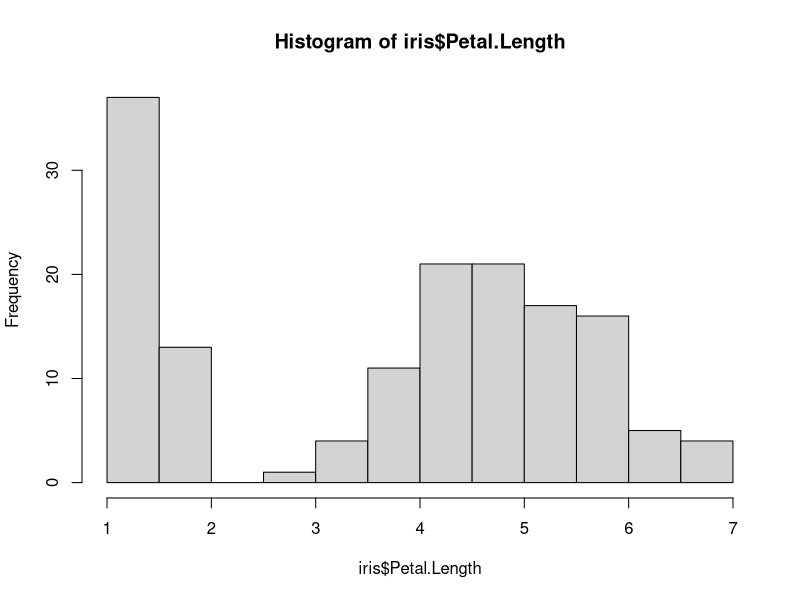
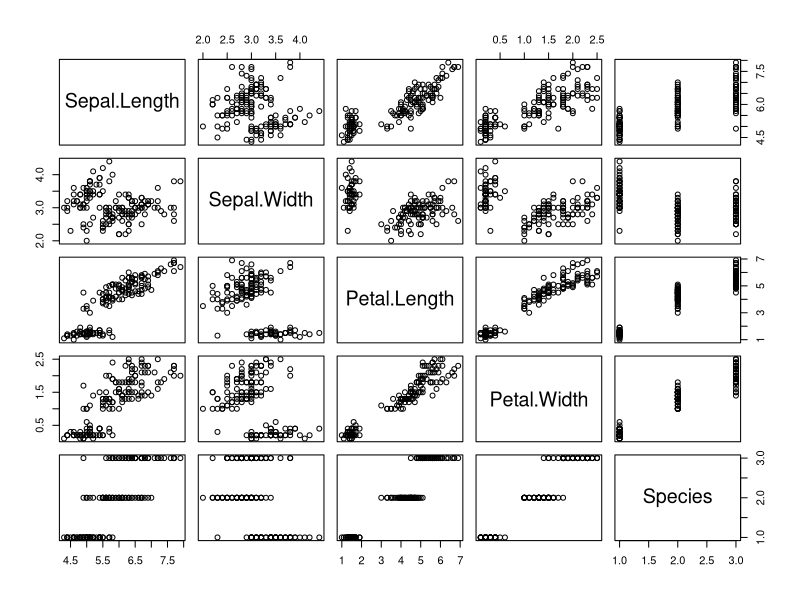

Generate these figures, in order, with R:
## ---- chunk 1
knitr::opts_chunk$set(echo = TRUE)
## ---- chunk 2
str(iris)
summary(iris)
## ---- chunk 3
median(iris$Petal.Width)
## ---- chunk 4
hist(iris$Petal.Length)
## ---- chunk 5
plot(iris)
